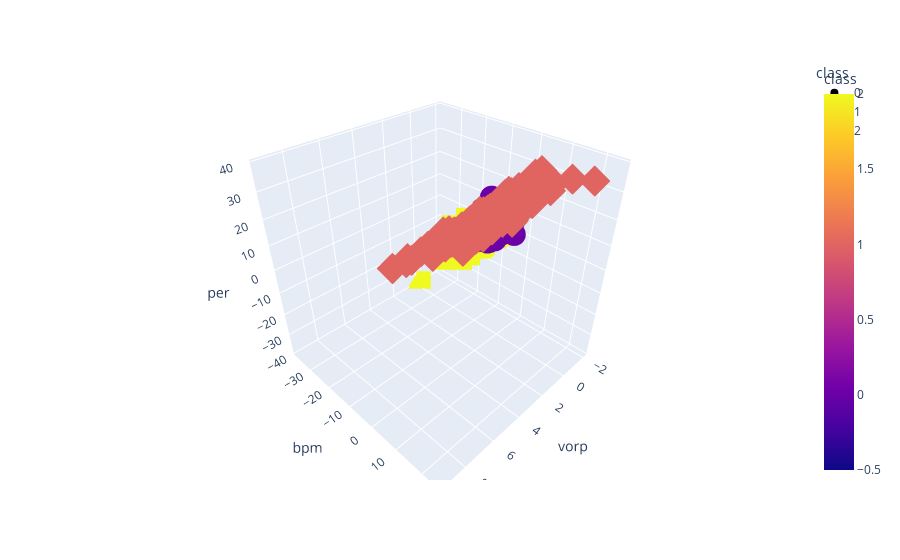

The code cell stored with this chart in its notebook:
### Code cell
#making individual model
three_indi = get_clusters(3, ovr_viz_df)

# Plotting Class 1
fig = px.scatter_3d(
    three_indi,
    x="vorp",
    y="bpm",
    z="per",
    color="class",
    symbol="class",
    hover_name = three_indi.index,
    width=800,
)
fig.update_layout(hovermode='x unified')

fig.show()

### Figure 1 — Plotly figure (JSON) as saved in the notebook; plotly's stock layout.template omitted (floating-point values rounded to 4 significant figures; data arrays with more than 128 entries replaced by an {"elided": "..."} marker saying what was removed)
{"data": [{"hovertemplate": "<b>%{hovertext}</b><br><br>class=%{marker.color}<br>vorp=%{x}<br>bpm=%{y}<br>per=%{z}<extra></extra>", "hovertext": {"elided": "1578 str values"}, "legendgroup": "0", "marker": {"color": {"elided": "1578 int values"}, "coloraxis": "coloraxis", "symbol": "circle"}, "mode": "markers", "name": "0", "scene": "scene", "showlegend": true, "type": "scatter3d", "x": {"elided": "1578 float values"}, "y": {"elided": "1578 float values"}, "z": {"elided": "1578 float values"}}, {"hovertemplate": "<b>%{hovertext}</b><br><br>class=%{marker.color}<br>vorp=%{x}<br>bpm=%{y}<br>per=%{z}<extra></extra>", "hovertext": {"elided": "569 str values"}, "legendgroup": "1", "marker": {"color": {"elided": "569 int values"}, "coloraxis": "coloraxis", "symbol": "diamond"}, "mode": "markers", "name": "1", "scene": "scene", "showlegend": true, "type": "scatter3d", "x": {"elided": "569 float values"}, "y": {"elided": "569 float values"}, "z": {"elided": "569 float values"}}, {"hovertemplate": "<b>%{hovertext}</b><br><br>class=%{marker.color}<br>vorp=%{x}<br>bpm=%{y}<br>per=%{z}<extra></extra>", "hovertext": {"elided": "401 str values"}, "legendgroup": "2", "marker": {"color": {"elided": "401 int values"}, "coloraxis": "coloraxis", "symbol": "square"}, "mode": "markers", "name": "2", "scene": "scene", "showlegend": true, "type": "scatter3d", "x": {"elided": "401 float values"}, "y": {"elided": "401 float values"}, "z": {"elided": "401 float values"}}], "layout": {"autosize": true, "coloraxis": {"colorbar": {"title": {"text": "class"}}, "colorscale": [[0, "#0d0887"], [0.1111, "#46039f"], [0.2222, "#7201a8"], [0.3333, "#9c179e"], [0.4444, "#bd3786"], [0.5556, "#d8576b"], [0.6667, "#ed7953"], [0.7778, "#fb9f3a"], [0.8889, "#fdca26"], [1, "#f0f921"]]}, "hovermode": "x unified", "legend": {"title": {"text": "class"}, "tracegroupgap": 0}, "margin": {"t": 60}, "scene": {"aspectmode": "auto", "aspectratio": {"x": 1, "y": 1, "z": 1}, "domain": {"x": [0, 1], "y": [0, 1]}, "xaxis": {"title": {"text": "vorp"}, "type": "linear"}, "yaxis": {"title": {"text": "bpm"}, "type": "linear"}, "zaxis": {"title": {"text": "per"}, "type": "linear"}}}}
